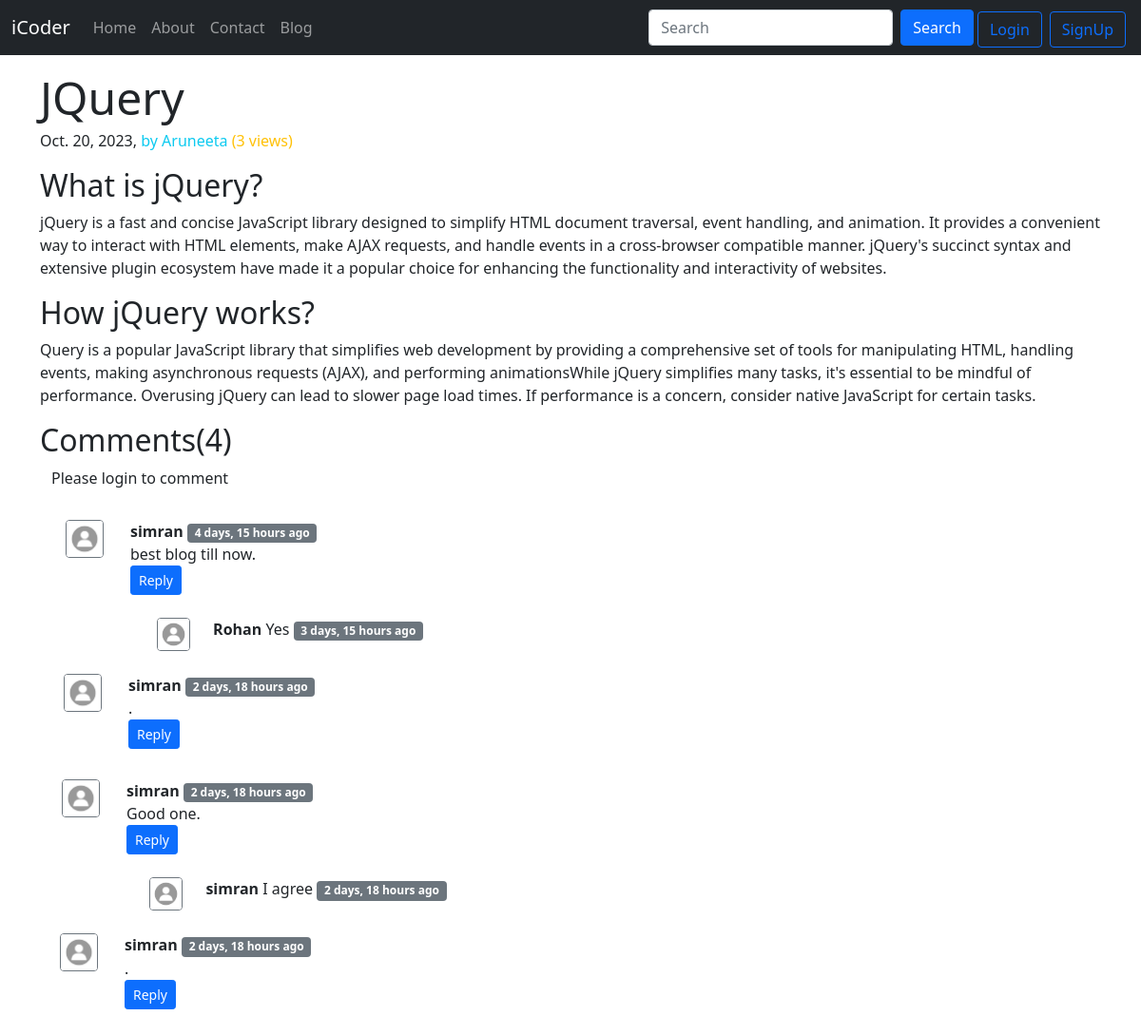
The app's page /blog/secondblog/ with its own data.
### blog/models.py (models this page shows, shortened)
class Post(models.Model):
    sno=models.IntegerField()
    title=models.CharField(max_length=50)
    author=models.CharField(max_length=20)
    aboutauthor=models.CharField(max_length=500)
    views=models.IntegerField(default=0)
    content=models.TextField(max_length=1000)
    slug=models.CharField(max_length=30)
    timedate=models.DateField(blank=True)

class BlogComment(models.Model):
    sno=models.AutoField(primary_key=True)
    comment=models.TextField()
    user = models.ForeignKey(User, on_delete=models.CASCADE)
    post = models.ForeignKey(Post, on_delete=models.CASCADE)
    parent=models.ForeignKey('self', on_delete=models.CASCADE,null=True)
    timestamp = models.DateTimeField(auto_now=True)

### blog/views.py (the view)
# urls.py: path('<str:slug>/',views.blogPost,name="blogPost"),
def blogPost(request,slug):
    post=Post.objects.filter(slug=slug).first()
    post.views = post.views + 1;
    post.save()
    comments=BlogComment.objects.filter(post=post,parent=None)
    replies=BlogComment.objects.filter(post=post).exclude(parent=None)
    context={'post':post,'comments':comments,'replies':replies}
    return render(request,'blog/blogPost.html',context)

### templates/blog/blogPost.html (shortened to what this page needs)
{% extends 'base.html' %}
{% block body %}
{% load humanize %}
<div class="container my-3">
<article class="blog-post">
    <h2 class="display-5 link-body-emphasis mb-1">{{post.title}}</h2>
    <p class="blog-post-meta text-info"> <a href="/about" class="text-primary text-dark text-semibold text-decoration-none">{{post.timedate}},</a> by {{post.author}}  <span class="text-warning">({{post.views}} views)</span></p>
    <p>{{post.content|safe}}</p>
</article>
</div>
<div class="container">
    <h2>Comments({{comments.count}})</h2>
    {% if request.user.is_authenticated %}
   <form action="/blog/postcomment" method="POST">
    {% csrf_token %}
    <div class="container">
      <span class="text-secondary ">Post comments </span>
      <div>
    <input type="text " placeholder="Enter comment here" name="comment" class="border border-secondary p-1 rounded w-100 mt-2">
    <input type="hidden" name="postsno" value="{{post.sno}}">
  </div>
  <input type="hidden" name="parentSno" value="">
    <input type="submit" class="btn btn-primary mb-1 mt-3" >
   </form>
  </div>
   {% else %}
   <div class="container">
     <p>Please login to comment</p>
   </div>
   {% endif %}
   {% for comment in comments %}
  <div class="row mb-2">
    <div class="col-md-1  ">
      <img src="/static/images/pic.jpg" class="rounded mt-3 float-end border border-secondary mx-1 fixed" alt="profilepic" style="width: 40px; height: 40px;">
    </div>
    <div class="col-md-11  mt-3 "> <b>{{comment.user}}</b>  <span class="badge bg-secondary">{{comment.timestamp|naturaltime}} </span>
    <div> {{comment.comment}}.</div>
     <div class="reply mx-0">
      <button class="btn btn-sm btn-primary" type="button" data-bs-toggle="collapse" data-bs-target="#replybox{{comment.sno}}" aria-expanded="false" aria-controls="replybox{{comment.sno}}">
        Reply
       </button>
     </div>
     <div class="replies my-2">
      <div class="row my-2">
     {% for reply in replies %}
     {% if reply.parent == comment %}
     <div class="col-md-1">
      <img src="/static/images/pic.jpg" class="rounded mt-3 float-end border border-secondary  " alt="profilepic" style="width: 35px; height: 35px;">
     </div>
        <div class="col-md-11 mt-3"> <b>{{reply.user}}</b> {{reply.comment}} <span class="badge bg-secondary">{{reply.timestamp|naturaltime}} </span></div>
     {% endif %}
 {% endfor %}
</div>
</div>
    </div>
  </div>
 {% endfor %}
</div>
{% endblock%}

### records on screen
Post: title "JQuery", timedate "Oct. 20, 2023", author "Aruneeta", views "3", content "What is jQuery? jQuery is a fast and concise JavaScript library designed to simplify HTML document traversal, event handling, and animation. It provides a convenient way to interact with HTML elements, make AJAX requests, and handle events in a cross-browser compatible manner. jQuery's succinct syntax and extensive plugin ecosystem have made it a popular choice for enhancing the functionality and interactivity of websites. How jQuery works? Query is a popular JavaScript library that simplifies web development by providing a comprehensive set of tools for manipulating HTML, handling events, making asynchronous requests (AJAX), and performing animationsWhile jQuery simplifies many tasks, it's…"
BlogComment: user "simran", timestamp "4 days, 15 hours ago", comment "best blog till now"
BlogComment: user "Rohan", comment "Yes", timestamp "3 days, 15 hours ago"
BlogComment: user "simran", timestamp "2 days, 18 hours ago"
BlogComment: user "simran", timestamp "2 days, 18 hours ago", comment "Good one"
BlogComment: user "simran", comment "I agree", timestamp "2 days, 18 hours ago"
BlogComment: user "simran", timestamp "2 days, 18 hours ago"

### other values on screen
{{ comments.count }} "4"
